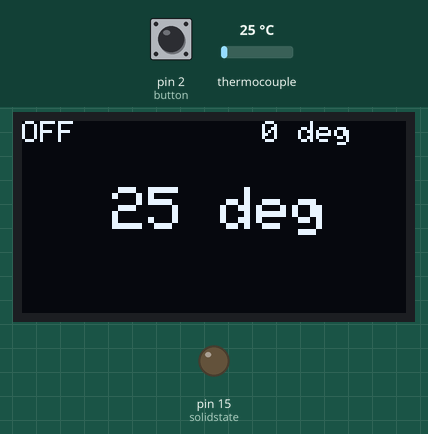
Bench run of a sketch on a simulated Arduino Uno, built with avr-gcc and run on an emulated ATmega328P. Parts: 128×64 one-colour display, output pins drawn as LEDs (lit = HIGH). Inputs (shaded band) come from the test bench; at power-on: pin 2 (button) HIGH, thermocouple 25 °C.

Above: at 1.2 s.
1.3 s: pin 2 (button) pulled LOW for 0.15 s
At 2.6 s:
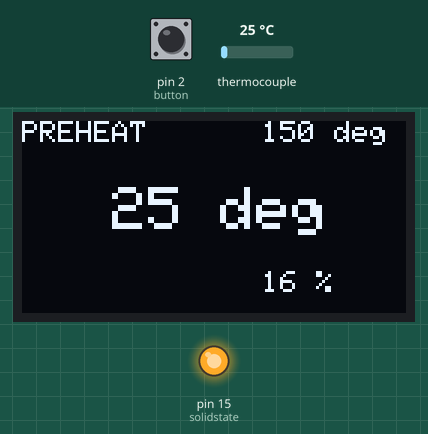
3.0 s: pin 2 (button) pulled LOW for 1 s
At 5.2 s:
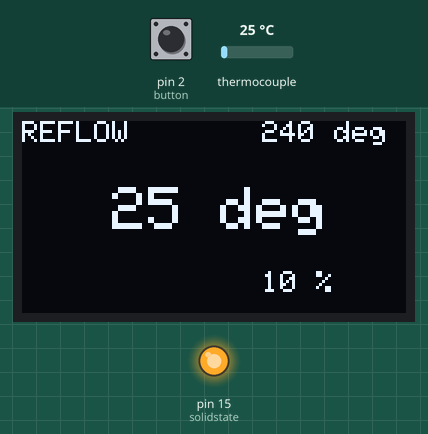
5.5 s: thermocouple set to 234 °C
At 6.3 s:
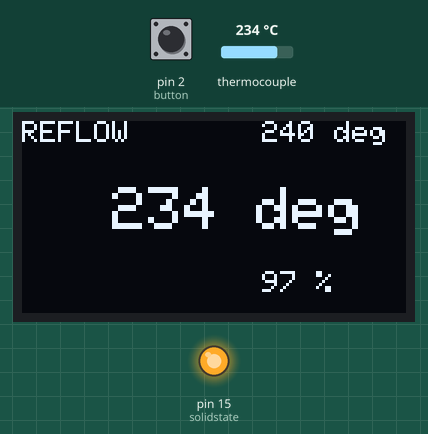
7.2 s: thermocouple set to 243 °C
At 8.6 s:
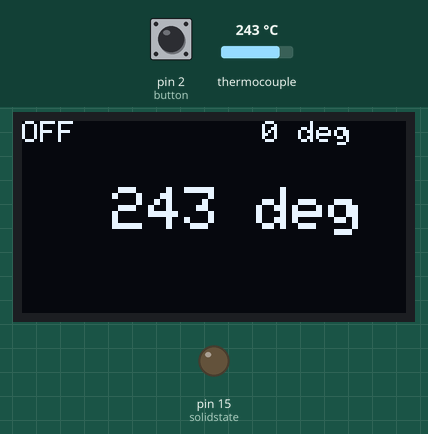
9.0 s: pin 2 (button) pulled LOW for 3.2 s
At 10.9 s:
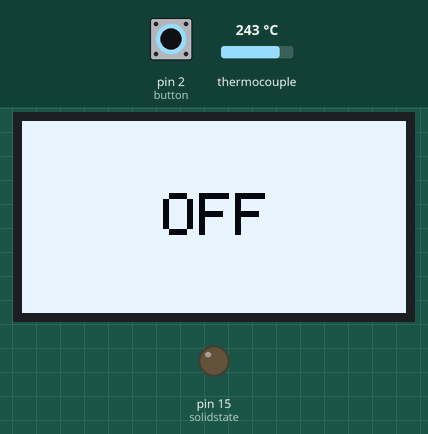
13.7 s: pin 2 (button) pulled LOW for 0.15 s
At 14.5 s:
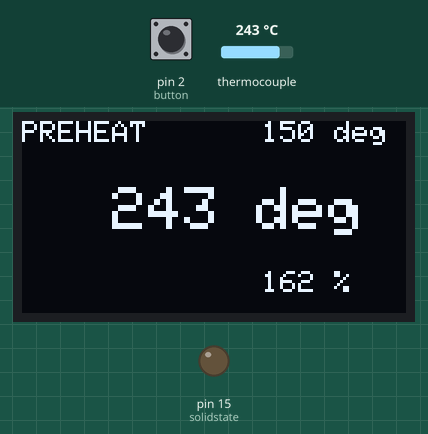
Timing chart, 0 to 16.4 s (numbered marks = the images above; inputs shaded):
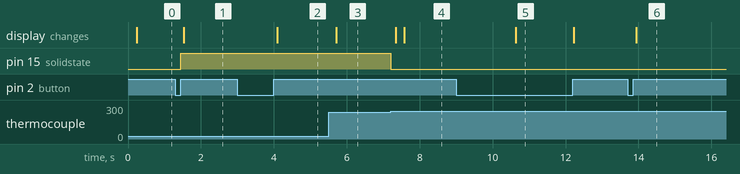

Measured:
- the behaviour switches between 239 and 240 °C on thermocouple (found by bisection; images 3 and 4)
- after the input at 1.3 s, pin 15 (solidstate): LOW → HIGH after 0.15 s; the display: changes after 0.23 s (image 1)
- after the input at 3.0 s, the display: changes after 1.1 s (image 2)
- after the input at 5.5 s, the display: changes after 0.22 s (image 3)
- after the input at 7.2 s, pin 15 (solidstate): HIGH → LOW at once; the display: first changes after 0.14 s (image 4 shows a later state)
- after the input at 9.0 s, the display: changes after 1.6 s (image 5)
- after the input at 13.7 s, the display: changes after 0.24 s (image 6)

The sketch:

MAX6675_display.ino
```cpp
#include <SPI.h>
#include <Wire.h>
#include <Adafruit_GFX.h>
#include <Adafruit_SSD1306.h>
#include "max6675.h"


#define COOLDOWN_TIME 60 //60
#define PREHEAT_TIME 60
#define REFLOW_TIME 60


#define OLED_RESET 0  // GPIO0
Adafruit_SSD1306 display(OLED_RESET);

int thermoDO = 12;
int thermoCS = 13;
int thermoCLK = 14;

MAX6675 thermocouple(thermoCLK, thermoCS, thermoDO);

const int button = 2;
const int solidstate = 15;


const int temp_preheat = 150;
const int temp_reflow = 240;

int temp_now = 0;
int temp_next = 0;
String state[] = {"OFF", "PREHEAT", "REFLOW", "COOLING"};
int state_now = 0;

int time_count = 0;
int perc = 0;

int offset = 0;

void setup() {
  pinMode(button, INPUT);
  pinMode(solidstate, OUTPUT);
  digitalWrite(solidstate, LOW);
  display.begin(SSD1306_SWITCHCAPVCC, 0x3C);
  display.clearDisplay();
  display.display();
}

long t = millis();
long t_solder = millis();

void loop() {
  temp_now = thermocouple.readCelsius();

  if (millis() > t + 200 || millis() < t) {
    PrintScreen(state[state_now], temp_next, temp_now, time_count, perc);
    t = millis();
  }


  if (digitalRead(button) == 0) {
    delay(100);
    int c = 0;
    while (digitalRead(button) == 0) {
      c++;
      if (c > 150) {
        digitalWrite(solidstate, LOW);
        state_now = 0;
        display.fillScreen(WHITE);
        display.setTextColor(BLACK);
        display.setTextSize(2);
        display.setCursor(X(2, 3), Y(2, 0.5));
        display.println("OFF");
        display.display();
        while (digitalRead(button) == 0) delay(1);
        return;
      }
      delay(10);
    }

    t_solder = millis();
    perc = 0,
    state_now++;
    if (state_now == 0) temp_next = 0;
    else if (state_now == 1) temp_next = temp_preheat;
    else if (state_now == 2) temp_next = temp_reflow;
    else if (state_now == 3) temp_next = 0;
    else if (state_now == 4) state_now = 0;
  }


  if (state_now == 1) { //PREHEAT
    regulate_temp(temp_now, temp_next);

    perc = int((float(temp_now) / float(temp_next)) * 100.00);
  }
  else if (state_now == 2) { //REFLOW
    regulate_temp(temp_now, temp_next);

    perc = int((float(temp_now) / float(temp_next)) * 100.00);
    if (perc >= 100) {
      state_now = 3;
      t_solder = millis();
      perc = 0;
      temp_next = 0;
    }
  }
  else if (state_now == 3) { //COOLING
    digitalWrite(solidstate, LOW);

    time_count = int((t_solder + COOLDOWN_TIME * 1000 - millis()) / 1000);
    if (time_count <= 0) {
      state_now = 0;
    }
  }
  else {
    digitalWrite(solidstate, LOW);
    time_count = 0;
  }

  delay(50);
}


void regulate_temp(int temp, int should) {
  if (should < temp - offset) {
    digitalWrite(solidstate, LOW);
  }
  else if (should > temp + offset) {
    digitalWrite(solidstate, HIGH);
  }
}


void PrintScreen(String state, int soll_temp, int ist_temp, int tim, int percentage) {
  display.clearDisplay();
  display.setTextColor(WHITE);
  display.setTextSize(1);
  display.setCursor(0, 0);
  display.println(state);

  display.setCursor(80, 0);
  String str = String(soll_temp) + " deg";
  display.println(str);

  if (tim != 0) {
    display.setCursor(0, 50);
    str = String(tim) + " sec";
    display.println(str);
  }

  if (percentage != 0) {
    display.setCursor(80, 50);
    str = String(percentage) + " %";
    display.println(str);
  }

  display.setTextSize(2);
  display.setCursor(30, 22);
  str = String(ist_temp) + " deg";
  display.println(str);

  display.display();
}


int X(int textgroesse, int n) {
  //gibt die X koordinate aus, damit text mit n zeichen mittig ist

  return (0.5 * (display.width() - textgroesse * (6 * n - 1)));
}//end int X

int Y(int textgroesse, float f) {
  //gibt die Y koordinate aus, damit text mittig ist

  return (f * display.height() - (textgroesse * 4));
}//end int Y
```
